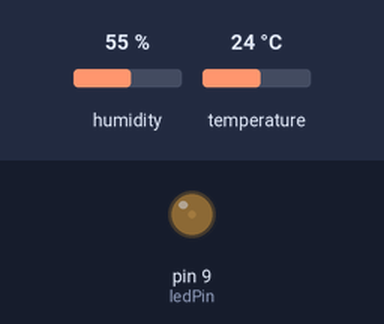
The sketch below on a simulated Arduino Uno, built with avr-gcc and run on an emulated ATmega328P. On the bench: output pins drawn as LEDs (lit = HIGH). The inputs (shaded band) are chosen by the test bench; at power-on: temperature 24 °C, humidity 55 %.

Above: at 0.17 s.
At 4.9 s:
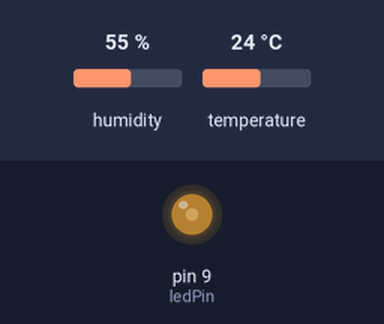
5.0 s: temperature set to 12 °C
At 5.38 s:
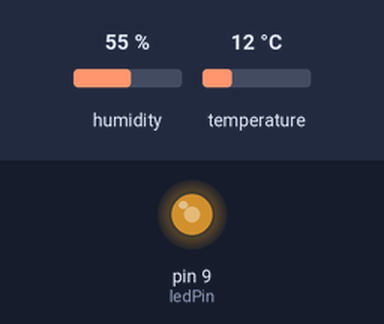
Timing chart, 0 to 16.1 s (numbered marks = the images above; inputs shaded):
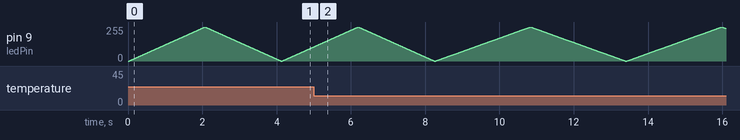

The sketch:

shiyan4.ino
```cpp
#include "DHT.h"

#define DHTPIN 2
#define DHTTYPE DHT11
DHT dht(DHTPIN, DHTTYPE);

int ledPin = 9;

void setup (){
  Serial.begin(9600);
  pinMode(ledPin,OUTPUT);
  dht.begin();
}

void loop(){
  float temp = dht.readTemperature();
  int t = map(temp, 0, 40, 12, 4);
  for (int a=0; a<=255;a++){
    analogWrite(ledPin,a);
    delay(t);
  }
  for (int a=255; a>=0;a--){
    analogWrite(ledPin,a);
    delay(t);
  }
}
```
